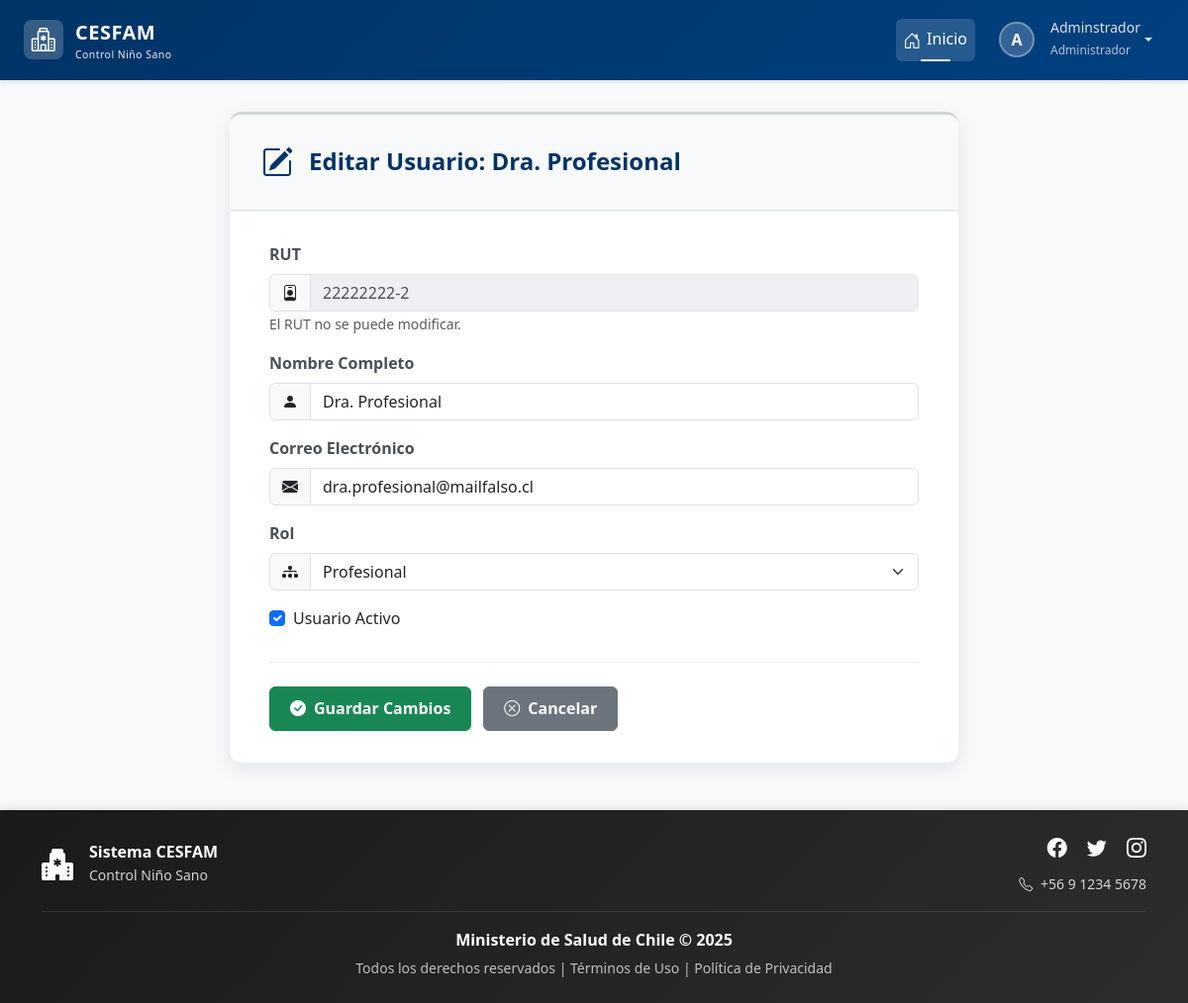
The app's page /usuarios/editar/2/ (signed in) with its own data.
### login/models.py (models this page shows, shortened)
class Usuario(AbstractBaseUser, PermissionsMixin):
    rut = models.CharField(max_length=10, unique=True)
    nombre_completo = models.CharField(max_length=200)
    email = models.EmailField(unique=True)
    rol = models.ForeignKey(Rol, on_delete=models.PROTECT)
    clave_temporal = models.BooleanField(default=False)
    nombre_completo_norm = models.CharField(
        max_length=200,
        editable=False,
        db_index=True
    )
    activo = models.BooleanField(default=True)
    is_staff = models.BooleanField(default=False) # Necesario para el admin de Django
    fecha_creacion = models.DateTimeField(default=timezone.now)
    objects = UsuarioManager()
    USERNAME_FIELD = 'rut'
    REQUIRED_FIELDS = ['nombre_completo', 'email']

class Rol(models.Model):
    id = models.AutoField(primary_key=True)
    nombre_rol = models.CharField(max_length=30, unique=True)
    descripcion = models.CharField(max_length=200)

### login/views.py (the view, shortened to what this page needs)
@login_required
@rol_requerido(['Administrador'])
def editar_usuario(request, pk):
    usuario = get_object_or_404(Usuario, pk=pk)
    roles = Rol.objects.all()
    contexto = {
        'usuario': usuario,
        'roles': roles,
    }
    return render(request, 'authentication/editar_usuario.html', contexto)

### login/templates/authentication/editar_usuario.html (shortened to what this page needs)
{% extends 'base.html' %}
{% load static %}
{% block extra_css %}
    <link rel="stylesheet" href="{% static 'css/estiloformularios.css' %}">
{% endblock %}
{% block content %}
<div class="container">
    <div class="row justify-content-center">
        <div class="col-lg-10 col-xl-8">
            <div class="card form-card">
                <div class="form-header">
                    <div class="form-icon">
                        <i class="bi bi-pencil-square"></i>
                    </div>
                    <h2>Editar Usuario: {{ usuario.nombre_completo }}</h2>
                </div>
                <div class="form-body">
                    <form method="post">
                        <div class="mb-3 animate-form-element" style="animation-delay: 0.1s;">
                            <label class="form-label">RUT</label>
                            <div class="input-group">
                                <span class="input-group-text"><i class="bi bi-person-badge"></i></span>
                                <input type="text" class="form-control" value="{{ usuario.rut }}" disabled>
                            </div>
                            <small class="form-text text-muted">El RUT no se puede modificar.</small>
                        </div>
                        <div class="mb-3 animate-form-element" style="animation-delay: 0.2s;">
                            <label for="nombre_completo" class="form-label">Nombre Completo</label>
                            <div class="input-group">
                                <span class="input-group-text"><i class="bi bi-person-fill"></i></span>
                                <input type="text" id="nombre_completo" name="nombre_completo" class="form-control" value="{{ usuario.nombre_completo }}" required>
                            </div>
                        </div>
                        <div class="mb-3 animate-form-element" style="animation-delay: 0.3s;">
                            <label for="email" class="form-label">Correo Electrónico</label>
                            <div class="input-group">
                                <span class="input-group-text"><i class="bi bi-envelope-fill"></i></span>
                                <input type="email" id="email" name="email" class="form-control" value="{{ usuario.email }}" required>
                            </div>
                        </div>
                        <div class="mb-3 animate-form-element" style="animation-delay: 0.4s;">
                            <label for="rol" class="form-label">Rol</label>
                            <div class="input-group">
                                <span class="input-group-text"><i class="bi bi-diagram-3-fill"></i></span>
                                <select id="rol" name="rol" class="form-select">
                                    {% for rol in roles %}
                                        <option value="{{ rol.id }}" {% if rol.id == usuario.rol.id %}selected{% endif %}>
                                            {{ rol.nombre_rol }}
                                        </option>
                                    {% endfor %}
                                </select>
                            </div>
                        </div>
                        <div class="form-check mb-4 animate-form-element" style="animation-delay: 0.5s;">
                            <input class="form-check-input" type="checkbox" id="activo" name="activo" {% if usuario.activo %}checked{% endif %}>
                            <label class="form-check-label" for="activo">
                                Usuario Activo
                            </label>
                        </div>
                        <div class="form-buttons animate-form-element" style="animation-delay: 0.6s;">
                            <button type="submit" class="btn btn-success">
                                <i class="bi bi-check-circle-fill me-2"></i>Guardar Cambios
                            </button>
                            <a href="{% url 'listar_usuarios' %}" class="btn btn-secondary">
                                <i class="bi bi-x-circle me-2"></i>Cancelar
                            </a>
                        </div>
                    </form>
                </div> </div> </div>
    </div>
</div>
{% endblock %}

### templates/base.html (shortened to what this page needs)
{% load static %}
<!DOCTYPE html>
<html lang="es">
<head>
    <link href="https://cdn.jsdelivr.net/npm/bootstrap@5.3.2/dist/css/bootstrap.min.css" rel="stylesheet"
>
    <link rel="stylesheet" href="https://cdn.jsdelivr.net/npm/bootstrap-icons@1.11.1/font/bootstrap-icons.css">
    <link href="https://cdn.jsdelivr.net/npm/select2@4.1.0-rc.0/dist/css/select2.min.css" rel="stylesheet" />
    <link rel="stylesheet" href="{% static 'css/estilobase.css' %}">
    {% block extra_css %}{% endblock %}
</head>
<body>
    <nav class="navbar navbar-expand-lg navbar-dark navbar-cesfam sticky-top">
        <div class="container-fluid px-4">
            <a class="navbar-brand" href="{% url 'home' %}">
                <div class="logo-icon">
                    <i class="bi bi-hospital text-white fs-4"></i>
                </div>
                <div>
                    <span>CESFAM</span>
                    <small class="d-block" style="font-size: 0.65rem; font-weight: 400; opacity: 0.9;">
                        Control Niño Sano
                    </small>
                </div>
            </a>
            <div class="collapse navbar-collapse" id="navbarNav">
                <ul class="navbar-nav ms-auto align-items-lg-center">
                    <li class="nav-item">
                        <a class="nav-link active" href="{% url 'home' %}">
                            <i class="bi bi-house-door"></i>Inicio
                        </a>
                    </li>
                    {% if request.user.is_authenticated %}
                    <li class="nav-item dropdown ms-lg-2">
                        <a class="nav-link dropdown-toggle d-flex align-items-center" href="#"
                           id="userDropdown" role="button" data-bs-toggle="dropdown" aria-expanded="false">
                            <div class="user-avatar">
                                {{ request.user.nombre_completo|first|upper }}
                            </div>
                            <div class="d-none d-lg-block text-start ms-2">
                                <small class="d-block" style="line-height: 1.2;">
                                    {{ request.user.nombre_completo|truncatewords:2 }}
                                </small>
                                <small style="font-size: 0.75rem; opacity: 0.8;">
                                    {{ request.user.rol.nombre_rol }}
                                </small>
                            </div>
                        </a>
                    </li>
                    {% else %}
                    <li class="nav-item ms-lg-2">
                        <a class="btn btn-light btn-sm" href="{% url 'login' %}">
                            <i class="bi bi-box-arrow-in-right me-1"></i>Iniciar Sesión
                        </a>
                    </li>
                    {% endif %}
                </ul>
            </div>
        </div>
    </nav>
    <main class="main-container container-fluid px-4">
        {% block content %}
        {% endblock %}
    </main>
    <footer class="footer-cesfam text-white py-4 mt-auto">
        <div class="container">
            <div class="row align-items-center">
                <div class="col-md-4 text-center text-md-start mb-3 mb-md-0">
                    <div class="d-flex align-items-center justify-content-center justify-content-md-start">
                        <i class="bi bi-hospital-fill fs-2 me-3"></i>
                        <div>
                            <h6 class="mb-0 fw-bold">Sistema CESFAM</h6>
                            <small style="opacity: 0.8;">Control Niño Sano</small>
                        </div>
                    </div>
                </div>
                <div class="col-md-4 text-center text-md-end">
                    <div class="social-links mb-2">
                        <a href="#" class="text-white text-decoration-none me-3" aria-label="Facebook">
                            <i class="bi bi-facebook fs-5"></i>
                        </a>
                        <a href="#" class="text-white text-decoration-none me-3" aria-label="Twitter">
                            <i class="bi bi-twitter fs-5"></i>
                        </a>
                        <a href="#" class="text-white text-decoration-none" aria-label="Instagram">
                            <i class="bi bi-instagram fs-5"></i>
                        </a>
                    </div>
                    <small style="opacity: 0.8;">
                        <i class="bi bi-telephone me-1"></i> +56 9 1234 5678
                    </small>
                </div>
            </div>
            <div class="footer-divider my-3"></div>
            <div class="row">
                <div class="col-12 text-center">
                    <p class="mb-1">
                        <strong>Ministerio de Salud de Chile &copy; {% now "Y" %}</strong>
                    </p>
                    <small style="opacity: 0.7;">
                        Todos los derechos reservados |
                        <a href="#" class="text-white text-decoration-none">Términos de Uso</a> |
                        <a href="#" class="text-white text-decoration-none">Política de Privacidad</a>
                    </small>
                </div>
            </div>
        </div>
    </footer>
</body>
</html>

### static/css/estilobase.css (style rules this page uses)
:root { --cesfam-primary: #003366; --cesfam-secondary: #0066cc; --cesfam-light: #e7f1ff; --cesfam-dark: #001a33; }
body { display: flex; flex-direction: column; min-height: 100vh; background-color: #f8f9fa; font-family: 'Segoe UI', Tahoma, Geneva, Verdana, sans-serif; }
main { flex: 1; }
.navbar-cesfam { background: linear-gradient(135deg, var(--cesfam-primary) 0%, #004080 100%); box-shadow: 0 2px 4px rgba(0,0,0,.1); padding: 0.75rem 0; }
.navbar-brand { display: flex; align-items: center; font-size: 1.25rem; font-weight: 700; letter-spacing: 0.5px; }
.navbar-brand .logo-icon { width: 40px; height: 40px; background: rgba(255,255,255,0.2); border-radius: 8px; display: flex; align-items: center; justify-content: center; margin-right: 12px; transition: all 0.3s ease; }
.navbar-nav .nav-link { color: rgba(255,255,255,0.85) !important; font-weight: 500; padding: 0.5rem 1rem; margin: 0 0.25rem; border-radius: 6px; transition: all 0.3s ease; position: relative; }
.navbar-nav .nav-link.active { color: #ffffff !important; background-color: rgba(255,255,255,0.15); }
.navbar-nav .nav-link.active::before { content: ''; position: absolute; bottom: 0; left: 50%; transform: translateX(-50%); width: 30px; height: 2px; background-color: #ffffff; border-radius: 2px; }
.navbar-nav .nav-link i { margin-right: 6px; font-size: 1.1em; vertical-align: middle; }
.user-avatar { width: 36px; height: 36px; background: rgba(255,255,255,0.2); border: 2px solid rgba(255,255,255,0.3); border-radius: 50%; display: flex; align-items: center; justify-content: center; font-weight: 600; color: white; margin-right: 8px; transition: all 0.3s ease; }
.footer-cesfam { background: linear-gradient(135deg, #1a1a1a 0%, #2d2d2d 100%); box-shadow: 0 -2px 10px rgba(0,0,0,0.1); margin-top: auto; }
.footer-divider { height: 1px; background: rgba(255,255,255,0.1); margin: 1rem 0; }
.footer-cesfam .social-links a { transition: all 0.3s ease; display: inline-block; }
.footer-cesfam .social-links a i { transition: all 0.3s ease; }
.main-container { padding-top: 2rem; padding-bottom: 3rem; min-height: calc(100vh - 200px); animation: fadeIn 0.8s ease-in-out; }
.card { border: none; box-shadow: 0 1px 3px rgba(0,0,0,0.08); border-radius: 10px; transition: all 0.3s ease; }
.form-label { font-weight: 500; color: #495057; margin-bottom: 0.5rem; }

### static/css/estiloformularios.css (style rules this page uses)
:root { --cesfam-primary: #003366; --cesfam-secondary: #0066cc; --cesfam-danger: #dc3545; --cesfam-danger-soft: #f8d7da; --cesfam-light-gray: #f8f9fa; --cesfam-border-gray: #dee2e6; --cesfam-success: #198754; --cesfam-warning: #ffc107; --cesfam-info: #0dcaf0; --cesfam-muted-text: #6c757d; }
.form-card { border: none; border-radius: 12px; box-shadow: 0 6px 20px rgba(0, 51, 102, 0.1); border-top: 3px solid #ced4da; animation: fadeInUp 0.6s ease-out; }
.form-header { display: flex; align-items: center; padding: 1.5rem 2rem; background-color: #f8f9fa; border-bottom: 1px solid #dee2e6; border-radius: 12px 12px 0 0; }
.form-icon { font-size: 2rem; color: var(--cesfam-primary); margin-right: 1rem; animation: bounceIn 0.7s ease-out 0.2s backwards; }
.form-header h2 { color: var(--cesfam-primary); font-weight: 700; margin-bottom: 0; font-size: 1.5rem; }
.form-body { padding: 2rem 2.5rem; text-align: left; }
.form-body .form-label { font-weight: 600; color: #495057; margin-bottom: 0.5rem; }
.form-control:disabled { background-color: #e9ecef; opacity: 0.8; }
.form-buttons { display: flex; flex-wrap: wrap; gap: 0.75rem; margin-top: 2rem; border-top: 1px solid #eee; padding-top: 1.5rem; }
.form-buttons .btn { padding: 0.6rem 1.25rem; font-weight: 600; }
.animate-form-element { animation: fadeInUp 0.5s ease-out backwards; }
.form-card .form-body .input-group > .form-select { border-top-left-radius: 0; border-bottom-left-radius: 0; }

### records on screen
Usuario: user.nombre_completo|first "A", user.nombre_completo "Adminstrador", user.rol.nombre_rol "Administrador"
Usuario: nombre_completo "Dra. Profesional", rut "22222222-2", email "dra.profesional@mailfalso.cl", rol "Profesional", activo "☑"
